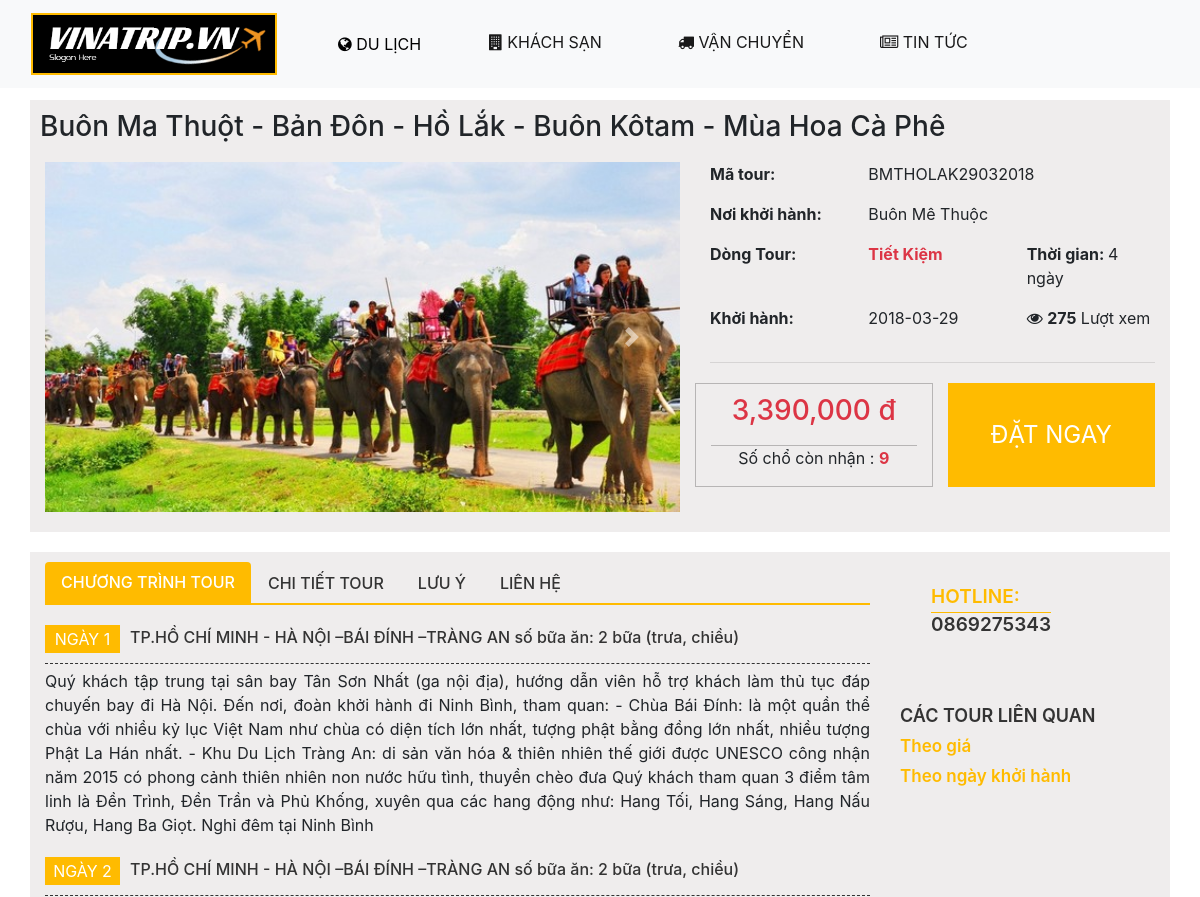
Page /chi_tiet_tour.php?matour=BMTHOLAK29032018 (upper part) on the earlier database version.
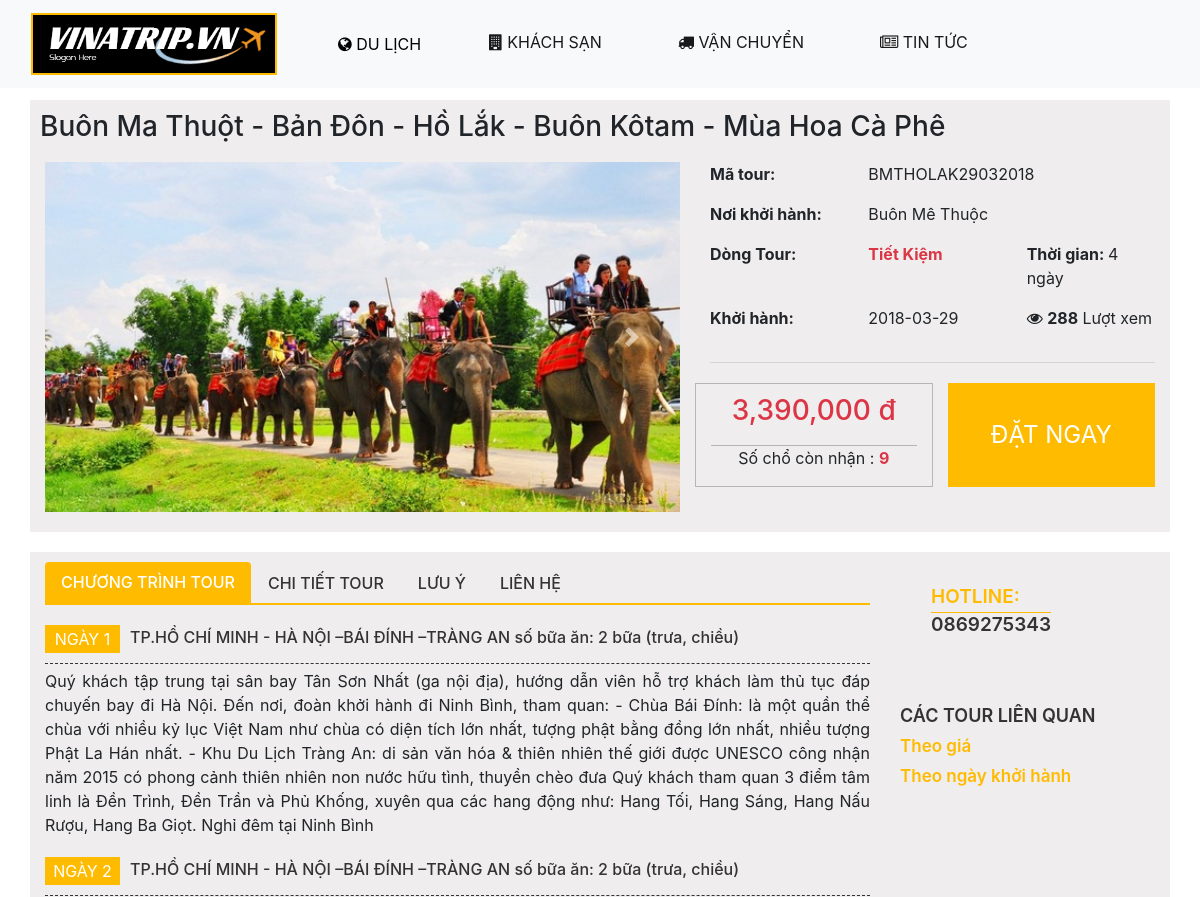
Same page on the later database version.
### tables this page shows
CREATE TABLE IF NOT EXISTS `thongtintour` (
  `MaTour` varchar(20) NOT NULL,
  `MaLoai` int(5) DEFAULT NULL,
  `TenTour` varchar(200) DEFAULT NULL,
  `Gia` int(10) DEFAULT NULL,
  `NoiKhoiHanh` int(5) DEFAULT NULL,
  `NoiDen` int(5) DEFAULT NULL,
  `NgayKhoiHanh` date DEFAULT NULL,
  `DongTour` varchar(5) NOT NULL,
  `NoiDungTour` text NOT NULL,
  `ThoiGianTour` int(5) NOT NULL,
  `LuotXem` int(10) NOT NULL,
  `TinhTrang` int(2) NOT NULL
);

CREATE TABLE IF NOT EXISTS `diadiem` (
  `stt` int(5) NOT NULL,
  `tendiadiem` varchar(200) NOT NULL,
  `mavung` int(5) NOT NULL,
  `published` int(3) NOT NULL,
  `ordering` int(3) NOT NULL,
  `loaidiadiem` varchar(5) DEFAULT NULL
);

CREATE TABLE IF NOT EXISTS `dongtour` (
  `MaDongTour` varchar(5) NOT NULL,
  `TenDongTour` varchar(50) NOT NULL
);

### database/DataProvider.php (called while the page is built, shortened)
<?php
	class DataProvider{
		public static function ExcuteQuery($sql)
		{
			$connection = mysqli_connect(SERVER,USERNAME,PASSWORD,DATABASE) or
			die("Couldn't connect to localhost");
			mysqli_query($connection, "set names utf8");
			$result = mysqli_query($connection, $sql);
			return $result;
		}
	}
?>

### layout/chitiettour.php (the view, shortened to what the changed rows need)
<?php
    if(isset($_GET['matour']))
    {
        $MaTour = $_GET['matour'];
        $sql = "SELECT thongtintour.MaTour,TenTour,Gia, TenDongTour, ThoiGianTour, NgayKhoiHanh,tendiadiem, LuotXem
                FROM thongtintour,dongtour,hinhanhtour,diadiem
                WHERE thongtintour.DongTour = dongtour.MaDongTour and thongtintour.NoiDen = diadiem.stt
                and thongtintour.MaTour = '".$MaTour."'
                Group by thongtintour.MaTour";
                $result = DataProvider::ExcuteQuery($sql);
                $row = mysqli_fetch_row($result);
    }
?>
<div class="container maincttour">
    <div class="row">
        <h3><?php echo $row[1]?></h3>
    </div>
    <div class="row">
        <div class="col-md-5 col-12">
            <div class="row">
                <div class="col-md-8"><p><?php echo $row[0]?></p></div>
            </div>
            <div class="row">
                <div class="col-md-8">
                    <p><?php echo $row[6]?></p>
                </div>
            </div>
            <div class="row">
                <div class="col-md-4"><span class="text-danger"><b><?php echo $row[3]?></b></span></div>
                <div class="col-md-4"><p><b>Thời gian: </b><?php echo $row[4]?> ngày</p></div>
            </div>
            <div class="row">
                <div class="col-md-4"><p><?php echo $row[5]?></p></div>
                <div class="col-md-4"><i class="fa fa-eye"></i>&nbsp;<b><?php echo $row[7]?></b> Lượt xem</div>
            </div>
            <div class="row" style="margin-top: 20px;">
                <div class="col-md-6" align="center" style="border:1px solid #B7B5B5">
                    <h3 class="text-danger"><?php echo number_format($row[2])?> đ</h3>
                    <p style="border-top: 1px solid #B7B5B5">Số chổ còn nhận : <b><span class="text-danger">9</span></b></p>
                </div>
            </div>
        </div>
    </div>
</div>

Differences in the rows shown:
changed thongtintour "Buôn Ma Thuột - Bản Đôn - Hồ Lắk - Buôn Kôtam - Mùa Hoa Cà Phê": LuotXem "275" → "288"
